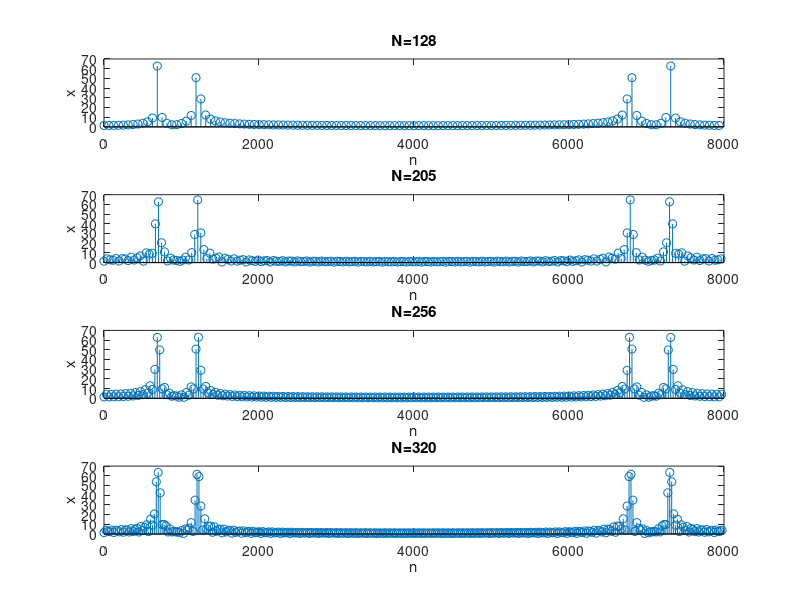

Write MATLAB code to recreate this figure.
f1=697;
f2=1209;
t=0:0.001:0.04;
x1=sin(2*pi*f1*t);
x2=sin(2*pi*f2*t);
N=128;
n=0:N-1;
k=0:N-1;
fs=8000;
sx1=sin(2*pi*f1*(n/fs));
sx2=sin(2*pi*f2*(n/fs));
sx=sx1+sx2;
N=128;
n=0:N-1;
k=0:N-1;
x=fft(sx,N);
subplot(4,1,1);
stem(k*fs/128,abs(x));
title('N=128')
xlabel('n')
ylabel('x')
N=205;
n=0:N-1;
k=0:N-1;
x=fft(sx,N);
subplot(4,1,2);
stem(k*fs/205,abs(x));
title('N=205')
xlabel('n')
ylabel('x')
N=256;
n=0:N-1;
k=0:N-1;
x=fft(sx,N);
subplot(4,1,3);
stem(k*fs/256,abs(x));
title('N=256')
xlabel('n')
ylabel('x')
N=320;
n=0:N-1;
k=0:N-1;
x=fft(sx,N);
subplot(4,1,4);
stem(k*fs/320,abs(x));
title('N=320')
xlabel('n')
ylabel('x')
